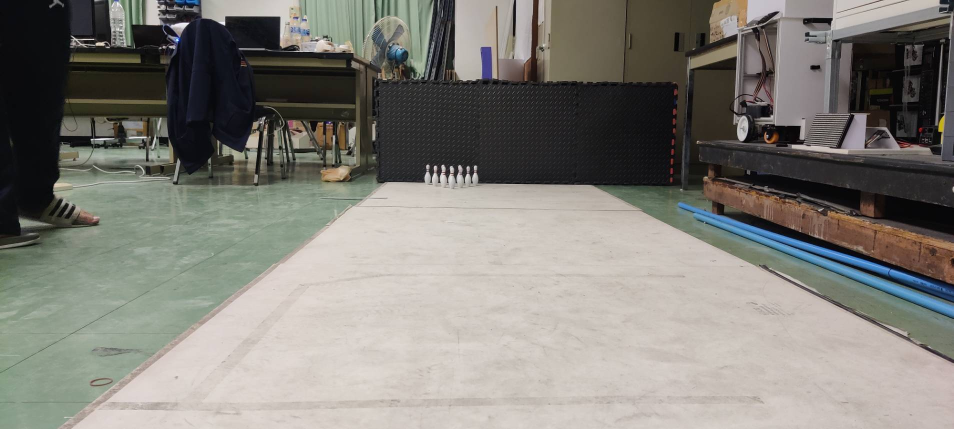
#> input picture Python_Field/pin/dataset_carc/Pindetect_Test.jpg, 1907 x 858 px, found by its file name (shown at 1/2 size)
$ python CARC_EdgeObjection.py
#> lines starting #> are read from the running program, lines starting #| are printed output that depends on the picture; after the words box and inside, x2 and y2 are one past the last pixel; in counts of white or black regions, pixels touching at a corner belong together
import numpy as np
import cv2
points_list = []

# Function to load an image
def load_image(path_img):
#> called with path_img = 'pin/Pindetect_Test.jpg'
    return cv2.imread(path_img)
#> returned value is the input picture: shape (858, 1907, 3); mean B, G, R 120.4, 126.8, 128.9

# Function to zoom into the image
def zoom(img, zoom_factor=1.5):
    return cv2.resize(img, None, fx=zoom_factor, fy=zoom_factor)

# Function to crop the zoomed image
def crop_image(img, zoom_factor=3):
#> called with zoom_factor = 2
    frame_height, frame_width = img.shape[:2]
#> frame_height = 858; frame_width = 1907
    zoomed_frame = zoom(img, zoom_factor)

    zoomed_height, zoomed_width = zoomed_frame.shape[:2]
#> zoomed_height = 1716; zoomed_width = 3814
    crop_x = (zoomed_width - frame_width) // 2
#> crop_x = 953
    crop_y = (zoomed_height - frame_height) // 2 - 500
#> crop_y = -71

    # Ensure cropping coordinates are within valid bounds
    crop_x = max(crop_x, 0)
    crop_y = max(crop_y, 0)
#> crop_y = 0
    end_x = min(crop_x + frame_width, zoomed_width)
#> end_x = 2860
    end_y = min(crop_y + frame_height, zoomed_height)
#> end_y = 858

    cropped_frame = zoomed_frame[crop_y:end_y, crop_x:end_x]
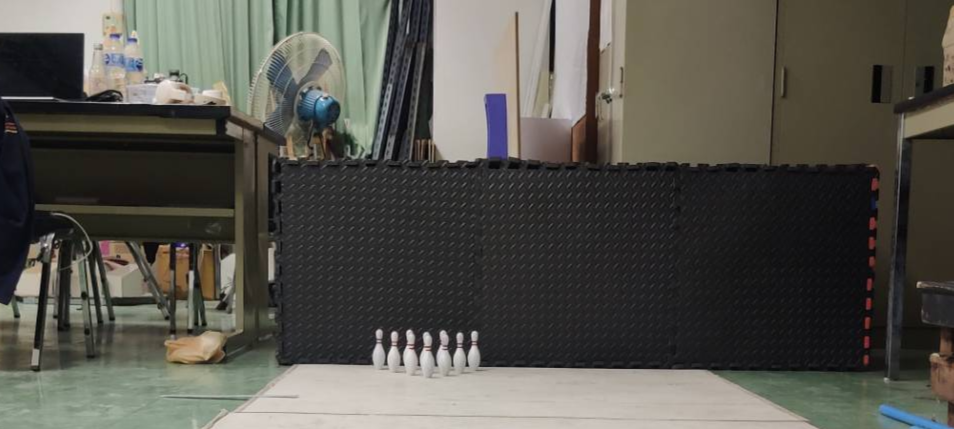
#> cropped_frame: shape (858, 1907, 3) (shown at 1/2 size); mean B, G, R 77.1, 84, 85.6

    if cropped_frame.size == 0:
        raise ValueError("Cropped frame is empty. Check the cropping coordinates and zoom factor.")

    return cropped_frame

# Main code
path_img = 'pin/Pindetect_Test.jpg'
img = load_image(path_img)
if img is None:
    raise ValueError("Error: Could not open the image.")

# Zoom and crop the image before any processing
zoom_factor = 2  # Adjust the zoom factor as needed
cropped_frame = crop_image(img, zoom_factor)

# Convert BGR to HSV
hsv = cv2.cvtColor(cropped_frame, cv2.COLOR_BGR2HSV)
#> hsv: shape (858, 1907, 3); mean H, S, V 45.1, 38.5, 88.4

# Define range of white color in HSV
lower_white = np.array([28, 0, 50])
upper_white = np.array([180, 55, 255])

# Threshold the HSV image to get only white colors
mask = cv2.inRange(hsv, lower_white, upper_white)
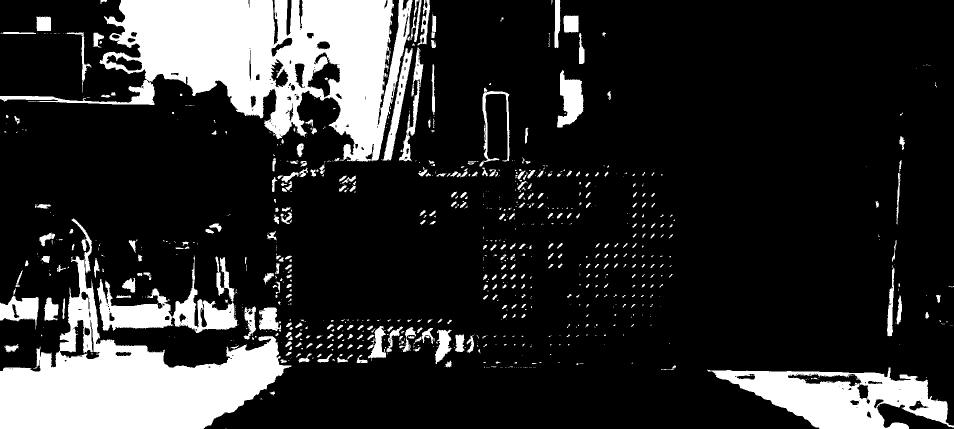
#> mask: shape (858, 1907) (shown at 1/2 size); 17.7% white; 923 white regions (596 under 20 px)

# Find contours
contours, hierarchy = cv2.findContours(mask, cv2.RETR_TREE, cv2.CHAIN_APPROX_SIMPLE)
#> contours = 1233 contours, 921 with area under 20; largest, box (x1, y1, x2, y2) and area: (0, 0, 825, 323) 117676, (0, 437, 583, 858) 83162, (1414, 735, 1907, 858) 33742, (194, 558, 347, 661) 7192, (345, 511, 475, 666) 5558
for index, c in enumerate(contours):
    rect = cv2.boundingRect(c)
    x, y, w, h = rect
    area = w * h

    epsilon = 0.08 * cv2.arcLength(c, True)
    approx = cv2.approxPolyDP(c, epsilon, True)
    if area > 200000:
        # cv2.drawContours(cropped_frame, [approx], -1, (0, 0, 255), 5)
        # cv2.rectangle(cropped_frame, (x, y), (x + w, y + h), (0, 255, 0), 5)
        # print('approx', approx)
        for point in approx:
            points_list.append((point[0][0], point[0][1]))
#> this loop made 1233 passes
#> (x, y, w, h, area, epsilon, approx) on passes 5, 7, 8: (539, 783, 11, 8, 88, 2.3, [[549, 787], [548, 783], [539, 785], [546, 790]]), (1322, 738, 16, 2, 32, 2.71, [[1322, 739], [1337, 738]]), (1339, 737, 10, 3, 30, 1.75, [[1348, 737], [1339, 739]])
#> after the loop, points_list = [(0, 857), (582, 731), (146, 437), (0, 192), (824, 0)]
            # cv2.circle(cropped_frame, (point[0][0], point[0][1]), 30, (0, 0, 255), -1)

# Process the image to detect pins and edges
print(points_list)
#| [(0, 857), (582, 731), (146, 437), (0, 192), (824, 0)]

for index, point in enumerate(points_list):
    if (index == 1):
        cv2.circle(cropped_frame, point, 15, (0, 0, 255), -1)
#> this loop made 5 passes
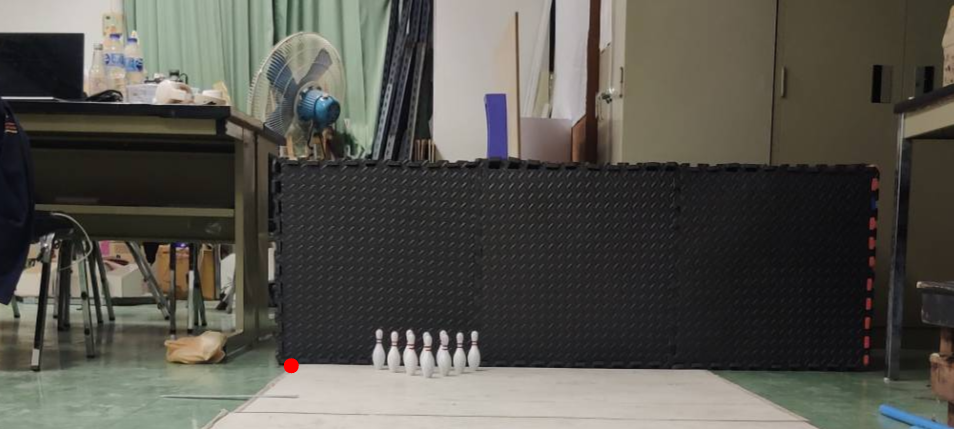
#> cropped_frame: shape (858, 1907, 3) (shown at 1/2 size); 0.04% of pixels changed, all inside (x1, y1, x2, y2) = (567, 716, 598, 747)

# Save the result
output_path = '/mnt/data/output.png'
cv2.imwrite(output_path, cropped_frame)

# Display the images
cv2.namedWindow('Cropped Image', cv2.WINDOW_NORMAL)
cv2.resizeWindow('Cropped Image', 1300, 700)  # Resize window to 600x700 pixels
cv2.imshow('Cropped Image', cropped_frame)

cv2.waitKey(0)
cv2.destroyAllWindows()
